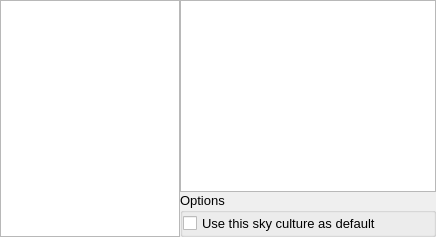
        <widget class="QWidget" name="page_4">
         <layout class="QGridLayout" name="gridLayout_4">
          <property name="margin">
           <number>0</number>
          </property>
          <property name="spacing">
           <number>0</number>
          </property>
          <item row="0" column="0" rowspan="2">
           <widget class="QListWidget" name="culturesListWidget">
            <property name="sizePolicy">
             <sizepolicy hsizetype="Preferred" vsizetype="Expanding">
              <horstretch>100</horstretch>
              <verstretch>0</verstretch>
             </sizepolicy>
            </property>
            <property name="minimumSize">
             <size>
              <width>180</width>
              <height>0</height>
             </size>
            </property>
            <property name="maximumSize">
             <size>
              <width>120</width>
              <height>16777213</height>
             </size>
            </property>
            <property name="focusPolicy">
             <enum>Qt::NoFocus</enum>
            </property>
            <property name="horizontalScrollBarPolicy">
             <enum>Qt::ScrollBarAlwaysOff</enum>
            </property>
            <property name="selectionRectVisible">
             <bool>false</bool>
            </property>
           </widget>
          </item>
          <item row="0" column="1">
           <widget class="QTextBrowser" name="skyCultureTextBrowser">
            <property name="sizePolicy">
             <sizepolicy hsizetype="Expanding" vsizetype="Expanding">
              <horstretch>0</horstretch>
              <verstretch>0</verstretch>
             </sizepolicy>
            </property>
            <property name="minimumSize">
             <size>
              <width>0</width>
              <height>0</height>
             </size>
            </property>
            <property name="font">
             <font>
              <pointsize>10</pointsize>
             </font>
            </property>
            <property name="frameShape">
             <enum>QFrame::StyledPanel</enum>
            </property>
            <property name="verticalScrollBarPolicy">
             <enum>Qt::ScrollBarAsNeeded</enum>
            </property>
            <property name="horizontalScrollBarPolicy">
             <enum>Qt::ScrollBarAlwaysOff</enum>
            </property>
            <property name="openExternalLinks">
             <bool>true</bool>
            </property>
           </widget>
          </item>
          <item row="1" column="1">
           <widget class="QGroupBox" name="starloreOptionsgroupBox">
            <property name="enabled">
             <bool>true</bool>
            </property>
            <property name="sizePolicy">
             <sizepolicy hsizetype="Expanding" vsizetype="Minimum">
              <horstretch>0</horstretch>
              <verstretch>0</verstretch>
             </sizepolicy>
            </property>
            <property name="minimumSize">
             <size>
              <width>0</width>
              <height>0</height>
             </size>
            </property>
            <property name="font">
             <font>
              <pointsize>10</pointsize>
              <weight>50</weight>
              <bold>false</bold>
             </font>
            </property>
            <property name="title">
             <string>Options</string>
            </property>
            <layout class="QVBoxLayout" name="verticalLayout_8">
             <property name="margin">
              <number>0</number>
             </property>
             <item>
              <widget class="QCheckBox" name="useAsDefaultSkyCultureCheckBox">
               <property name="text">
                <string>Use this sky culture as default</string>
               </property>
              </widget>
             </item>
            </layout>
           </widget>
          </item>
         </layout>
        </widget>
